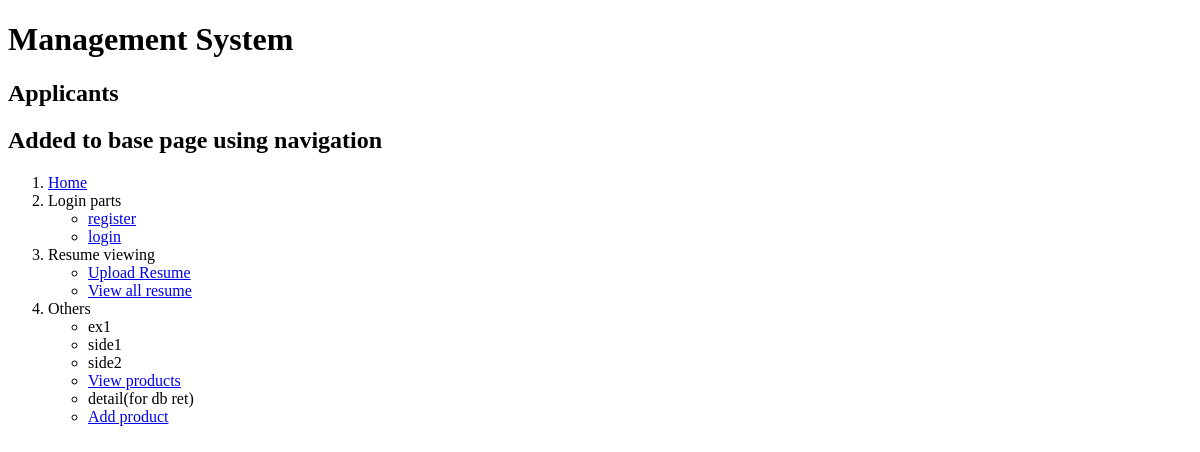
Page /listResume on the earlier database version.
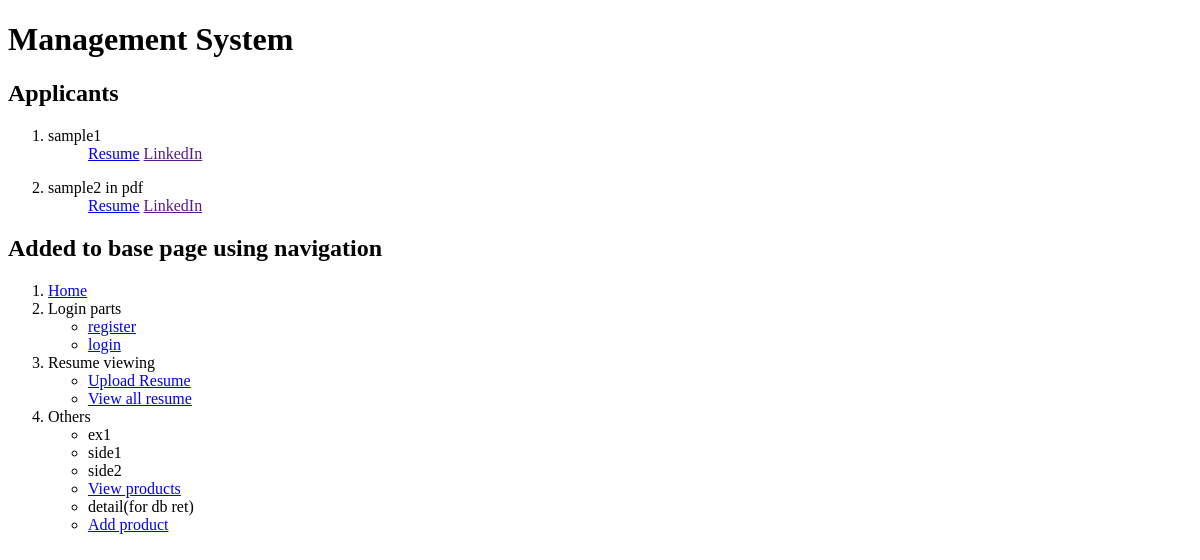
Same page on the later database version.
### AceLogin/models.py (models this page shows, shortened)
class Book(models.Model):
    name=models.CharField(max_length=100,
    default="."
    )
    resume= models.FileField(blank=True,verbose_name="", validators=[validate_file])
    linkedin=models.URLField(max_length=200, blank=True,
    default=""
    )

### AceLogin/views.py (the view)
# urls.py: path('listResume', listResume, name='listResume' ),
def listResume(request):
    books=Book.objects.all()
    return render(request, 'listResume.html',{'books':books})

### test1/templates/listResume.html
{% extends 'base.html' %}
{% block content %}
<h2>Applicants </h2>
<ol>
{% for Book in books %}
<p><li>{{Book.name}}</li>
   <ul><a href="media/{{Book.resume}} " >Resume</a>
    <a href="{{Book.linkedin}}">LinkedIn</a>
</ul>
</p>
{% endfor %}
</ol>
{% endblock %}

### test1/templates/base.html (shortened to what this page needs)
<!DOCTYPE html>
<html>
    <head>
    </head>
<body>
    <h1>Management System</h1>
    {% block content %}{% endblock %}
    {% include 'using_navigation.html' %}
</body>
</html>

### test1/templates/using_navigation.html
<nav>
    <h1>Added to base page using navigation </h1>
    <ol>
        <li> <a href="/">Home</a></li>
        <li>Login parts</li>
                <ul>
                    <li> <a href="/register" >register</a></li>
                    <li> <a href="/login">login</a></li>
                </ul>
        <li>Resume viewing</li>
                <ul>
                    <li> <a href="{{baseurl}}/uploadResume" >Upload Resume</a></li>
                    <li> <a href="{{baseurl}}/listResume" >View all resume</a></li>
                </ul>
       <li>Others</li>
                <ul>
                        <li>ex1</li>
                        <li>side1</li>
                        <li>side2</li>
                        <li><a href="/product_view">View products</a></li>
                        <li>detail(for db ret)</li>
                        <li><a href="/datad">Add product</a></li>
                </ul>
    </ol>
</nav>

Differences in the rows shown:
added Book: name "sample1"
added Book: name "sample2 in pdf"
